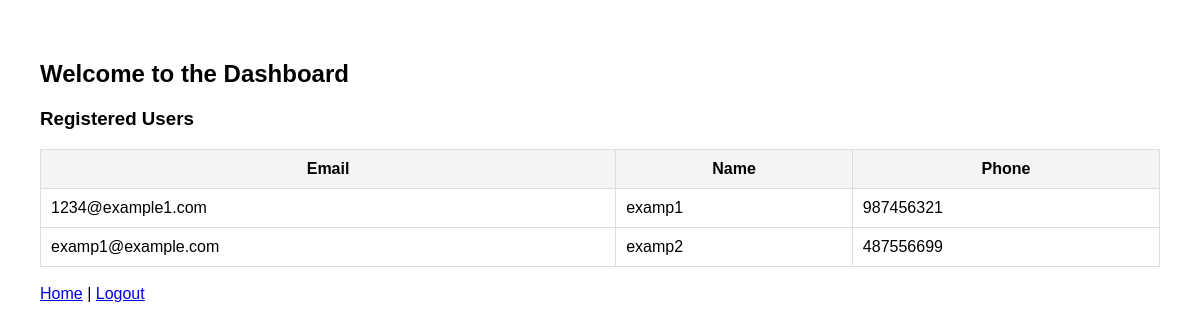
Page /user/dashboard/1234@example1.com on the earlier database version.
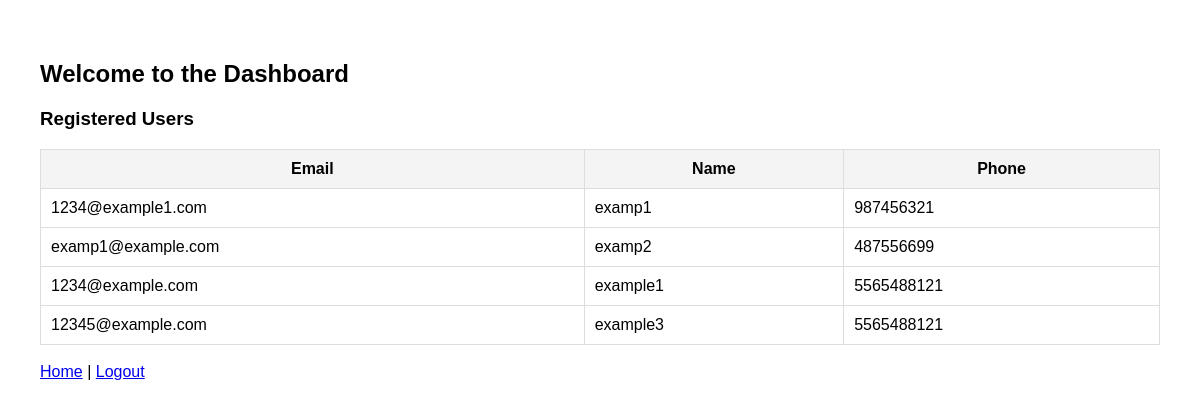
Same page on the later database version.
### models.py (models this page shows, shortened)
class User(Base):
    __tablename__ = "users"
    email = Column(String, primary_key=True, index=True)
    name = Column(String, index=True)
    phone = Column(String, index=True)
    password = Column(String)

### main.py (the view)
@app.get("/user/dashboard/{email}", response_class=HTMLResponse)
async def dashboard(request: Request, email: str, db: Session = Depends(get_db)):
    user = db.query(models.User).filter(models.User.email == email).first()
    users = db.query(models.User).all()
    if not user:
        return RedirectResponse(url="/", status_code=303)
    return templates.TemplateResponse("dashboard.html", {"request": request, "users": users})

### templates/dashboard.html (shortened to what this page needs)
<!DOCTYPE html>
<html lang="en">
<head>
    <link rel="stylesheet" href="/static/styles.css">
</head>
<body>
    <h2>Welcome to the Dashboard</h2>
    <h3>Registered Users</h3>
    {% if users %}
        <table border="1">
            <thead>
                <tr>
                    <th>Email</th>
                    <th>Name</th>
                    <th>Phone</th>
                </tr>
            </thead>
            <tbody>
                {% for user in users %}
                    <tr>
                        <td>{{ user.email }}</td>
                        <td>{{ user.name }}</td>
                        <td>{{ user.phone }}</td>
                    </tr>
                {% endfor %}
            </tbody>
        </table>
    {% else %}
        <p>No users found.</p>
    {% endif %}
    <br>
    <a href="/login">Home</a> |
    <a href="/login">Logout</a>
</body>
</html>

Differences in the rows shown:
added User: email "1234@example.com", name "example1", phone "5565488121"
added User: email "12345@example.com", name "example3", phone "5565488121"
